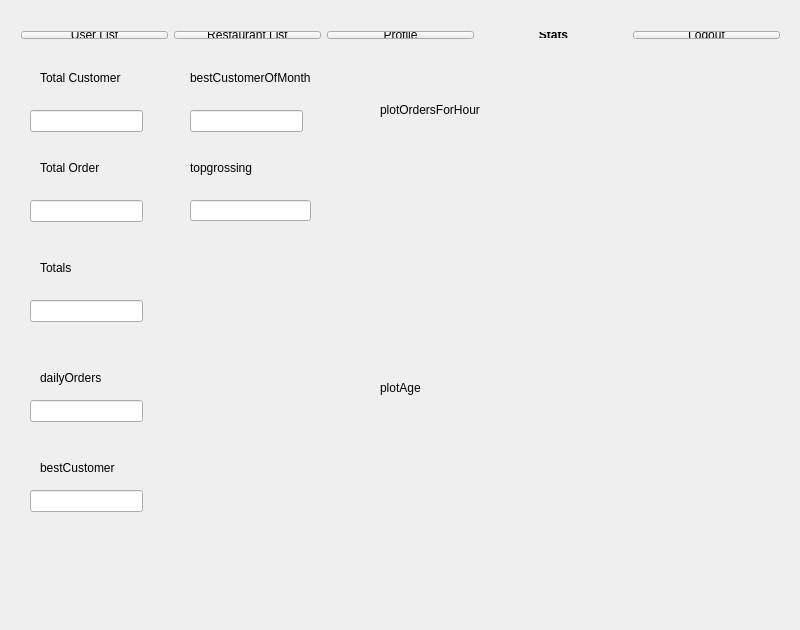
<?xml version="1.0" encoding="UTF-8"?>
<ui version="4.0">
 <class>AdminGUI</class>
 <widget class="QDialog" name="AdminGUI">
  <property name="geometry">
   <rect>
    <x>0</x>
    <y>0</y>
    <width>800</width>
    <height>630</height>
   </rect>
  </property>
  <property name="windowTitle">
   <string>AdminGUI</string>
  </property>
  <widget class="QStackedWidget" name="AdminInterface">
   <property name="geometry">
    <rect>
     <x>10</x>
     <y>10</y>
     <width>781</width>
     <height>611</height>
    </rect>
   </property>
   <property name="currentIndex">
    <number>3</number>
   </property>
   <widget class="QWidget" name="UserList">
    <widget class="QTableWidget" name="userList">
     <property name="geometry">
      <rect>
       <x>0</x>
       <y>50</y>
       <width>781</width>
       <height>521</height>
      </rect>
     </property>
     <column>
      <property name="text">
       <string>Id</string>
      </property>
     </column>
     <column>
      <property name="text">
       <string>Name</string>
      </property>
     </column>
     <column>
      <property name="text">
       <string>Surname</string>
      </property>
     </column>
     <column>
      <property name="text">
       <string>Email</string>
      </property>
     </column>
     <column>
      <property name="text">
       <string>Phone</string>
      </property>
     </column>
     <column>
      <property name="text">
       <string>Balance</string>
      </property>
     </column>
    </widget>
    <widget class="QPushButton" name="deleteUserBtn">
     <property name="geometry">
      <rect>
       <x>610</x>
       <y>580</y>
       <width>171</width>
       <height>28</height>
      </rect>
     </property>
     <property name="text">
      <string>Delete selected user</string>
     </property>
    </widget>
    <widget class="QLabel" name="userListErrorLabel">
     <property name="geometry">
      <rect>
       <x>420</x>
       <y>580</y>
       <width>191</width>
       <height>31</height>
      </rect>
     </property>
     <property name="text">
      <string/>
     </property>
    </widget>
    <widget class="QWidget" name="layoutWidget">
     <property name="geometry">
      <rect>
       <x>0</x>
       <y>10</y>
       <width>781</width>
       <height>30</height>
      </rect>
     </property>
     <layout class="QHBoxLayout" name="horizontalLayout">
      <item>
       <widget class="QPushButton" name="userListTab">
        <property name="font">
         <font>
          <weight>75</weight>
          <bold>true</bold>
         </font>
        </property>
        <property name="text">
         <string>User List</string>
        </property>
        <property name="autoDefault">
         <bool>false</bool>
        </property>
        <property name="default">
         <bool>true</bool>
        </property>
        <property name="flat">
         <bool>true</bool>
        </property>
       </widget>
      </item>
      <item>
       <widget class="QPushButton" name="restaurantListTab">
        <property name="text">
         <string>Restaurant List</string>
        </property>
       </widget>
      </item>
      <item>
       <widget class="QPushButton" name="profileTab">
        <property name="text">
         <string>Profile</string>
        </property>
       </widget>
      </item>
      <item>
       <widget class="QPushButton" name="statsTab">
        <property name="text">
         <string>Stats</string>
        </property>
       </widget>
      </item>
      <item>
       <widget class="QPushButton" name="logoutTab">
        <property name="text">
         <string>Logout</string>
        </property>
       </widget>
      </item>
     </layout>
    </widget>
   </widget>
   <widget class="QWidget" name="RestaurantList">
    <widget class="QLabel" name="createRestaurantLabel">
     <property name="geometry">
      <rect>
       <x>20</x>
       <y>80</y>
       <width>361</width>
       <height>31</height>
      </rect>
     </property>
     <property name="font">
      <font>
       <pointsize>20</pointsize>
      </font>
     </property>
     <property name="text">
      <string>Create a new restaurant</string>
     </property>
    </widget>
    <widget class="Line" name="line">
     <property name="geometry">
      <rect>
       <x>380</x>
       <y>50</y>
       <width>20</width>
       <height>541</height>
      </rect>
     </property>
     <property name="orientation">
      <enum>Qt::Vertical</enum>
     </property>
    </widget>
    <widget class="QTableWidget" name="restaurantList">
     <property name="geometry">
      <rect>
       <x>390</x>
       <y>50</y>
       <width>391</width>
       <height>491</height>
      </rect>
     </property>
     <column>
      <property name="text">
       <string>Id</string>
      </property>
     </column>
     <column>
      <property name="text">
       <string>Name</string>
      </property>
     </column>
     <column>
      <property name="text">
       <string>Address</string>
      </property>
     </column>
     <column>
      <property name="text">
       <string>Phone</string>
      </property>
     </column>
    </widget>
    <widget class="QPushButton" name="deleteRestaurantBtn">
     <property name="geometry">
      <rect>
       <x>390</x>
       <y>570</y>
       <width>391</width>
       <height>28</height>
      </rect>
     </property>
     <property name="text">
      <string>Delete selected restaurant</string>
     </property>
    </widget>
    <widget class="QWidget" name="layoutWidget">
     <property name="geometry">
      <rect>
       <x>0</x>
       <y>10</y>
       <width>781</width>
       <height>30</height>
      </rect>
     </property>
     <layout class="QHBoxLayout" name="horizontalLayout_2">
      <item>
       <widget class="QPushButton" name="userListTab_2">
        <property name="text">
         <string>User List</string>
        </property>
       </widget>
      </item>
      <item>
       <widget class="QPushButton" name="restaurantListTab_2">
        <property name="font">
         <font>
          <weight>75</weight>
          <bold>true</bold>
         </font>
        </property>
        <property name="text">
         <string>Restaurant List</string>
        </property>
        <property name="autoDefault">
         <bool>false</bool>
        </property>
        <property name="default">
         <bool>true</bool>
        </property>
        <property name="flat">
         <bool>true</bool>
        </property>
       </widget>
      </item>
      <item>
       <widget class="QPushButton" name="profileTab_2">
        <property name="text">
         <string>Profile</string>
        </property>
       </widget>
      </item>
      <item>
       <widget class="QPushButton" name="statsTab_2">
        <property name="text">
         <string>Stats</string>
        </property>
       </widget>
      </item>
      <item>
       <widget class="QPushButton" name="logoutTab_2">
        <property name="text">
         <string>Logout</string>
        </property>
       </widget>
      </item>
     </layout>
    </widget>
    <widget class="QWidget" name="layoutWidget">
     <property name="geometry">
      <rect>
       <x>10</x>
       <y>130</y>
       <width>201</width>
       <height>380</height>
      </rect>
     </property>
     <layout class="QVBoxLayout" name="verticalLayout">
      <item>
       <widget class="QLabel" name="restaurantNameLabel">
        <property name="text">
         <string>Name</string>
        </property>
       </widget>
      </item>
      <item>
       <widget class="QLineEdit" name="restaurantName"/>
      </item>
      <item>
       <widget class="QLabel" name="nameErrorLabel">
        <property name="font">
         <font>
          <weight>75</weight>
          <bold>true</bold>
         </font>
        </property>
        <property name="text">
         <string/>
        </property>
       </widget>
      </item>
      <item>
       <widget class="QLabel" name="restaurantAddLabel">
        <property name="text">
         <string>Address</string>
        </property>
       </widget>
      </item>
      <item>
       <widget class="QLineEdit" name="restaurantAdd"/>
      </item>
      <item>
       <widget class="QLabel" name="addressErrorLabel">
        <property name="font">
         <font>
          <weight>75</weight>
          <bold>true</bold>
         </font>
        </property>
        <property name="text">
         <string/>
        </property>
       </widget>
      </item>
      <item>
       <widget class="QLabel" name="restaurantPhoneLabel">
        <property name="text">
         <string>Phone</string>
        </property>
       </widget>
      </item>
      <item>
       <widget class="QLineEdit" name="restaurantPhone"/>
      </item>
      <item>
       <widget class="QLabel" name="phoneErrorLabel">
        <property name="font">
         <font>
          <weight>75</weight>
          <bold>true</bold>
         </font>
        </property>
        <property name="text">
         <string/>
        </property>
       </widget>
      </item>
      <item>
       <widget class="QLabel" name="restaurantEmailLabel">
        <property name="text">
         <string>Email</string>
        </property>
       </widget>
      </item>
      <item>
       <widget class="QLineEdit" name="restaurantEmail"/>
      </item>
      <item>
       <widget class="QLabel" name="emailErrorLabel">
        <property name="font">
         <font>
          <weight>75</weight>
          <bold>true</bold>
         </font>
        </property>
        <property name="text">
         <string/>
        </property>
       </widget>
      </item>
      <item>
       <widget class="QLabel" name="restaurantPswLabel">
        <property name="text">
         <string>Password</string>
        </property>
       </widget>
      </item>
      <item>
       <widget class="QLineEdit" name="restaurantPsw"/>
      </item>
      <item>
       <widget class="QLabel" name="pswErrorLabel">
        <property name="font">
         <font>
          <weight>75</weight>
          <bold>true</bold>
         </font>
        </property>
        <property name="text">
         <string/>
        </property>
       </widget>
      </item>
     </layout>
    </widget>
    <widget class="QWidget" name="layoutWidget">
     <property name="geometry">
      <rect>
       <x>10</x>
       <y>520</y>
       <width>371</width>
       <height>53</height>
      </rect>
     </property>
     <layout class="QVBoxLayout" name="verticalLayout_2">
      <item>
       <widget class="QLabel" name="createRestaurantError">
        <property name="text">
         <string/>
        </property>
       </widget>
      </item>
      <item>
       <widget class="QPushButton" name="createRestaurantBtn">
        <property name="text">
         <string>Create restaurant</string>
        </property>
       </widget>
      </item>
     </layout>
    </widget>
    <widget class="QLabel" name="deleteRestaurantLabel">
     <property name="geometry">
      <rect>
       <x>400</x>
       <y>550</y>
       <width>371</width>
       <height>20</height>
      </rect>
     </property>
     <property name="text">
      <string/>
     </property>
    </widget>
    <widget class="QLabel" name="label_6">
     <property name="geometry">
      <rect>
       <x>40</x>
       <y>530</y>
       <width>55</width>
       <height>16</height>
      </rect>
     </property>
     <property name="font">
      <font>
       <weight>75</weight>
       <bold>true</bold>
      </font>
     </property>
     <property name="text">
      <string/>
     </property>
    </widget>
   </widget>
   <widget class="QWidget" name="Profile">
    <widget class="QLabel" name="label">
     <property name="geometry">
      <rect>
       <x>310</x>
       <y>70</y>
       <width>171</width>
       <height>31</height>
      </rect>
     </property>
     <property name="font">
      <font>
       <pointsize>20</pointsize>
      </font>
     </property>
     <property name="text">
      <string>Your Profile</string>
     </property>
    </widget>
    <widget class="QWidget" name="layoutWidget">
     <property name="geometry">
      <rect>
       <x>0</x>
       <y>10</y>
       <width>781</width>
       <height>30</height>
      </rect>
     </property>
     <layout class="QHBoxLayout" name="horizontalLayout_3">
      <item>
       <widget class="QPushButton" name="userListTab_3">
        <property name="text">
         <string>User List</string>
        </property>
       </widget>
      </item>
      <item>
       <widget class="QPushButton" name="restaurantListTab_3">
        <property name="text">
         <string>Restaurant List</string>
        </property>
       </widget>
      </item>
      <item>
       <widget class="QPushButton" name="profileTab_3">
        <property name="font">
         <font>
          <weight>75</weight>
          <bold>true</bold>
         </font>
        </property>
        <property name="text">
         <string>Profile</string>
        </property>
        <property name="autoDefault">
         <bool>false</bool>
        </property>
        <property name="default">
         <bool>true</bool>
        </property>
        <property name="flat">
         <bool>true</bool>
        </property>
       </widget>
      </item>
      <item>
       <widget class="QPushButton" name="statsTab_3">
        <property name="text">
         <string>Stats</string>
        </property>
       </widget>
      </item>
      <item>
       <widget class="QPushButton" name="logoutTab_3">
        <property name="text">
         <string>Logout</string>
        </property>
       </widget>
      </item>
     </layout>
    </widget>
    <widget class="QWidget" name="layoutWidget">
     <property name="geometry">
      <rect>
       <x>270</x>
       <y>130</y>
       <width>261</width>
       <height>149</height>
      </rect>
     </property>
     <layout class="QVBoxLayout" name="verticalLayout_3">
      <item>
       <widget class="QLabel" name="emailProfileLabel">
        <property name="text">
         <string>Email</string>
        </property>
       </widget>
      </item>
      <item>
       <widget class="QLineEdit" name="emailLineEdit"/>
      </item>
      <item>
       <widget class="QLabel" name="emailProfileErrorLabel">
        <property name="font">
         <font>
          <weight>75</weight>
          <bold>true</bold>
         </font>
        </property>
        <property name="text">
         <string/>
        </property>
       </widget>
      </item>
      <item>
       <widget class="QLabel" name="pswProfileLabel">
        <property name="text">
         <string>Password</string>
        </property>
       </widget>
      </item>
      <item>
       <widget class="QLineEdit" name="pswLineEdit"/>
      </item>
      <item>
       <widget class="QLabel" name="pswProfileErrorLabel">
        <property name="font">
         <font>
          <weight>75</weight>
          <bold>true</bold>
         </font>
        </property>
        <property name="text">
         <string/>
        </property>
       </widget>
      </item>
     </layout>
    </widget>
    <widget class="QWidget" name="layoutWidget">
     <property name="geometry">
      <rect>
       <x>230</x>
       <y>360</y>
       <width>341</width>
       <height>53</height>
      </rect>
     </property>
     <layout class="QVBoxLayout" name="verticalLayout_4">
      <item>
       <widget class="QLabel" name="updateProfileError">
        <property name="text">
         <string/>
        </property>
       </widget>
      </item>
      <item>
       <widget class="QPushButton" name="updateProfileBtn">
        <property name="text">
         <string>Update data</string>
        </property>
       </widget>
      </item>
     </layout>
    </widget>
   </widget>
   <widget class="QWidget" name="Stats">
    <widget class="QWidget" name="layoutWidget">
     <property name="geometry">
      <rect>
       <x>0</x>
       <y>10</y>
       <width>781</width>
       <height>30</height>
      </rect>
     </property>
     <layout class="QHBoxLayout" name="horizontalLayout_4">
      <item>
       <widget class="QPushButton" name="userListTab_4">
        <property name="text">
         <string>User List</string>
        </property>
       </widget>
      </item>
      <item>
       <widget class="QPushButton" name="restaurantListTab_4">
        <property name="text">
         <string>Restaurant List</string>
        </property>
       </widget>
      </item>
      <item>
       <widget class="QPushButton" name="profileTab_4">
        <property name="text">
         <string>Profile</string>
        </property>
       </widget>
      </item>
      <item>
       <widget class="QPushButton" name="statsTab_4">
        <property name="font">
         <font>
          <weight>75</weight>
          <bold>true</bold>
         </font>
        </property>
        <property name="text">
         <string>Stats</string>
        </property>
        <property name="autoDefault">
         <bool>false</bool>
        </property>
        <property name="default">
         <bool>true</bool>
        </property>
        <property name="flat">
         <bool>true</bool>
        </property>
       </widget>
      </item>
      <item>
       <widget class="QPushButton" name="logoutTab_4">
        <property name="text">
         <string>Logout</string>
        </property>
       </widget>
      </item>
     </layout>
    </widget>
    <widget class="QLabel" name="label_2">
     <property name="geometry">
      <rect>
       <x>30</x>
       <y>60</y>
       <width>91</width>
       <height>16</height>
      </rect>
     </property>
     <property name="text">
      <string>Total Customer</string>
     </property>
    </widget>
    <widget class="QLineEdit" name="TotalCustomerlineEdit">
     <property name="geometry">
      <rect>
       <x>20</x>
       <y>100</y>
       <width>113</width>
       <height>22</height>
      </rect>
     </property>
    </widget>
    <widget class="QLineEdit" name="TotalOrderlineEdit">
     <property name="geometry">
      <rect>
       <x>20</x>
       <y>190</y>
       <width>113</width>
       <height>22</height>
      </rect>
     </property>
    </widget>
    <widget class="QLineEdit" name="TotalslineEdit">
     <property name="geometry">
      <rect>
       <x>20</x>
       <y>290</y>
       <width>113</width>
       <height>22</height>
      </rect>
     </property>
    </widget>
    <widget class="QLineEdit" name="dailyOrderslineEdit">
     <property name="geometry">
      <rect>
       <x>20</x>
       <y>390</y>
       <width>113</width>
       <height>22</height>
      </rect>
     </property>
    </widget>
    <widget class="QLineEdit" name="bestCustomerlineEdit">
     <property name="geometry">
      <rect>
       <x>20</x>
       <y>480</y>
       <width>113</width>
       <height>22</height>
      </rect>
     </property>
    </widget>
    <widget class="QLineEdit" name="bestCustomerOfMonthEdit">
     <property name="geometry">
      <rect>
       <x>180</x>
       <y>100</y>
       <width>113</width>
       <height>22</height>
      </rect>
     </property>
    </widget>
    <widget class="QLineEdit" name="topgrossinglineEdit">
     <property name="geometry">
      <rect>
       <x>180</x>
       <y>190</y>
       <width>121</width>
       <height>21</height>
      </rect>
     </property>
    </widget>
    <widget class="QLabel" name="label_3">
     <property name="geometry">
      <rect>
       <x>30</x>
       <y>150</y>
       <width>131</width>
       <height>16</height>
      </rect>
     </property>
     <property name="text">
      <string>Total Order</string>
     </property>
    </widget>
    <widget class="QLabel" name="label_4">
     <property name="geometry">
      <rect>
       <x>30</x>
       <y>250</y>
       <width>55</width>
       <height>16</height>
      </rect>
     </property>
     <property name="text">
      <string>Totals</string>
     </property>
    </widget>
    <widget class="QLabel" name="label_5">
     <property name="geometry">
      <rect>
       <x>30</x>
       <y>360</y>
       <width>91</width>
       <height>16</height>
      </rect>
     </property>
     <property name="text">
      <string>dailyOrders</string>
     </property>
    </widget>
    <widget class="QLabel" name="label_7">
     <property name="geometry">
      <rect>
       <x>30</x>
       <y>450</y>
       <width>101</width>
       <height>16</height>
      </rect>
     </property>
     <property name="text">
      <string>bestCustomer</string>
     </property>
    </widget>
    <widget class="QLabel" name="label_8">
     <property name="geometry">
      <rect>
       <x>180</x>
       <y>60</y>
       <width>151</width>
       <height>16</height>
      </rect>
     </property>
     <property name="text">
      <string>bestCustomerOfMonth</string>
     </property>
    </widget>
    <widget class="QLabel" name="label_9">
     <property name="geometry">
      <rect>
       <x>180</x>
       <y>150</y>
       <width>131</width>
       <height>16</height>
      </rect>
     </property>
     <property name="text">
      <string>topgrossing</string>
     </property>
    </widget>
    <widget class="QLabel" name="label_10">
     <property name="geometry">
      <rect>
       <x>370</x>
       <y>79</y>
       <width>121</width>
       <height>41</height>
      </rect>
     </property>
     <property name="text">
      <string>plotOrdersForHour</string>
     </property>
    </widget>
    <widget class="QLabel" name="label_11">
     <property name="geometry">
      <rect>
       <x>370</x>
       <y>370</y>
       <width>55</width>
       <height>16</height>
      </rect>
     </property>
     <property name="text">
      <string>plotAge</string>
     </property>
    </widget>
    <widget class="QLabel" name="plotOrdersForHour">
     <property name="geometry">
      <rect>
       <x>340</x>
       <y>160</y>
       <width>441</width>
       <height>201</height>
      </rect>
     </property>
     <property name="text">
      <string/>
     </property>
    </widget>
    <widget class="QLabel" name="plotAge">
     <property name="geometry">
      <rect>
       <x>284</x>
       <y>395</y>
       <width>481</width>
       <height>211</height>
      </rect>
     </property>
     <property name="text">
      <string/>
     </property>
    </widget>
   </widget>
  </widget>
 </widget>
 <layoutdefault spacing="6" margin="11"/>
 <resources/>
 <connections/>
</ui>
